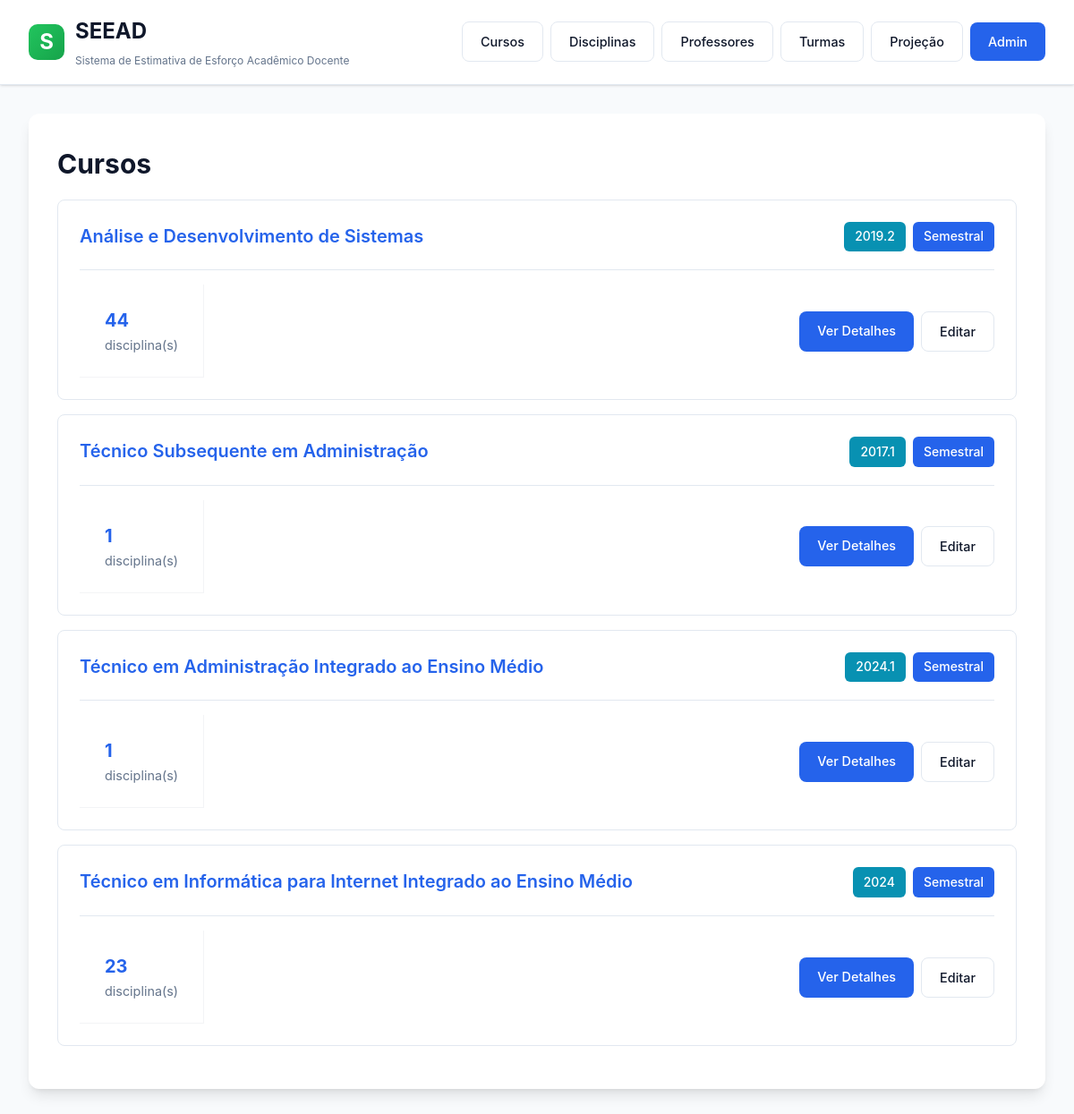
Page /courses/ on the committed database.
### courses/models.py (models this page shows, shortened)
class Course(models.Model):
    CALENDAR_SEMESTRAL = "semestral"
    CALENDAR_YEARLY = "yearly"
    CALENDAR_CHOICES = [
        (CALENDAR_SEMESTRAL, "Semestral"),
        (CALENDAR_YEARLY, "Yearly"),
    ]
    name = models.CharField(max_length=200, verbose_name="Course Name")
    short_name = models.CharField(
        max_length=20,
        blank=True,
        verbose_name="Abreviação",
        help_text='Sigla ou nome curto para exibição (ex: "ADS", "TII")',
    )
    grade_year = models.CharField(
        max_length=20,
        default="2019.2",
        verbose_name="Grade Year",
        help_text="Academic year/period of the course curriculum (e.g., 2019.2)",
    )
    calendar_type = models.CharField(
        max_length=20,
        choices=CALENDAR_CHOICES,
        default=CALENDAR_SEMESTRAL,
        verbose_name="Calendar Type",
    )
    description = models.TextField(
        blank=True,
        verbose_name="Course Description",
        help_text="Description of the course program to be used for effort calculation",
    )
    created_at = models.DateTimeField(auto_now_add=True)
    updated_at = models.DateTimeField(auto_now=True)
    class Meta:
        ordering = ["name"]
        verbose_name = "Course"
        verbose_name_plural = "Courses"

### courses/views.py (the view)
# urls.py: path('', views.CourseListView.as_view(), name='course_list'),
class CourseListView(ListView):
    model = Course
    template_name = 'courses/course_list.html'
    context_object_name = 'courses'
    paginate_by = 20

### courses/templates/courses/course_list.html (shortened to what this page needs)
{% extends "courses/base.html" %}
{% block content %}
<h2>Cursos</h2>
{% if courses %}
    <div class="courses-list">
        {% for course in courses %}
        <div class="course-card">
            <div class="course-header">
                <h3>
                    <a href="{% url 'courses:course_detail' course.pk %}">{{ course.name }}</a>
                </h3>
                <div class="course-meta">
                    <span class="badge badge-info">{{ course.grade_year }}</span>
                    <span class="badge">{{ course.get_calendar_type_display }}</span>
                </div>
            </div>
            <div class="course-footer">
                <div class="course-stats">
                    <span class="stat-item">
                        <strong>{{ course.disciplines.count }}</strong> disciplina(s)
                    </span>
                </div>
                <div class="course-actions">
                    <a href="{% url 'courses:course_detail' course.pk %}" class="btn btn-primary">Ver Detalhes</a>
                    <a href="/admin/courses/course/{{ course.pk }}/change/" class="btn btn-secondary">Editar</a>
                </div>
            </div>
        </div>
        {% endfor %}
    </div>
{% else %}
    <p>No courses available. <a href="/admin/courses/course/add/">Add a course</a> in the admin panel.</p>
{% endif %}
{% endblock %}

### courses/templates/courses/base.html (style rules this page uses)
:root { --primary-color: #2563eb; --primary-hover: #1d4ed8; --secondary-color: #64748b; --secondary-hover: #475569; --success-color: #16a34a; --danger-color: #dc2626; --warning-color: #ea580c; --info-color: #0891b2; --background: #f8fafc; --surface: #ffffff; --border-color: #e2e8f0; --text-primary: #0f172a; --text-secondary: #64748b; --shadow-sm: 0 1px 2px 0 rgb(0 0 0 / 0.05); --shadow: 0 1px 3px 0 rgb(0 0 0 / 0.1), 0 1px 2px -1px rgb(0 0 0 / 0.1); --shadow-lg: 0 10px 15px -3px rgb(0 0 0 / 0.1), 0 4px 6px -4px rgb(0 0 0 / 0.1); }
* { margin: 0; padding: 0; box-sizing: border-box; }
body { font-family: -apple-system, BlinkMacSystemFont, 'Segoe UI', Roboto, 'Helvetica Neue', Arial, sans-serif; line-height: 1.6; color: var(--text-primary); background: var(--background); min-height: 100vh; padding: 0; }
h2, h3 { color: var(--text-primary); margin-bottom: 1rem; }
h2 { font-size: 1.875rem; font-weight: 700; }
h3 { font-size: 1.25rem; font-weight: 600; }
.course-card, .discipline-card { border: 1px solid var(--border-color); padding: 1.5rem; margin-bottom: 1rem; border-radius: 8px; background-color: var(--surface); transition: all 0.3s ease; }
.course-card h3, .discipline-card h3 { margin-top: 0; margin-bottom: 0.75rem; color: var(--primary-color); }
.course-header { display: flex; justify-content: space-between; align-items: flex-start; margin-bottom: 1rem; flex-wrap: wrap; gap: 0.75rem; }
.course-header h3 { margin: 0; flex: 1; min-width: 250px; }
.course-meta { display: flex; gap: 0.5rem; flex-wrap: wrap; }
.course-footer { display: flex; justify-content: space-between; align-items: center; margin-top: 1.25rem; padding-top: 1rem; border-top: 1px solid var(--border-color); flex-wrap: wrap; gap: 1rem; }
.course-stats { display: flex; gap: 1.5rem; align-items: center; }
.stat-item { color: var(--text-secondary); font-size: 0.9rem; }
.stat-item strong { color: var(--primary-color); font-size: 1.25rem; font-weight: 700; margin-right: 0.25rem; }
.course-actions { display: flex; gap: 0.5rem; }
.badge { display: inline-block; padding: 0.35rem 0.75rem; font-size: 0.875rem; font-weight: 500; border-radius: 6px; background-color: var(--primary-color); color: white; white-space: nowrap; }
.badge-info { background-color: var(--info-color); }
.btn { display: inline-block; padding: 0.625rem 1.25rem; text-decoration: none; border-radius: 8px; font-weight: 500; font-size: 0.9rem; transition: all 0.2s ease; border: none; cursor: pointer; white-space: nowrap; }
.btn-primary { background-color: var(--primary-color); color: white; }
.btn-secondary { background-color: var(--surface); color: var(--text-primary); border: 1px solid var(--border-color); }
a { color: var(--primary-color); text-decoration: none; transition: color 0.2s ease; }
.stat-item { display: flex; flex-direction: column; align-items: flex-start; padding: 1.5rem 1.75rem; background: white; border-right: 1px solid #f3f4f6; border-bottom: 1px solid #f3f4f6; transition: background 0.2s; }

### rows in the picture
Course: name "Análise e Desenvolvimento de Sistemas", grade_year "2019.2", calendar_type "Semestral", disciplines.count "44"
Course: name "Técnico Subsequente em Administração", grade_year "2017.1", calendar_type "Semestral", disciplines.count "1"
Course: name "Técnico em Administração Integrado ao Ensino Médio", grade_year "2024.1", calendar_type "Semestral", disciplines.count "1"
Course: name "Técnico em Informática para Internet Integrado ao Ensino Médio", grade_year "2024", calendar_type "Semestral", disciplines.count "23"
